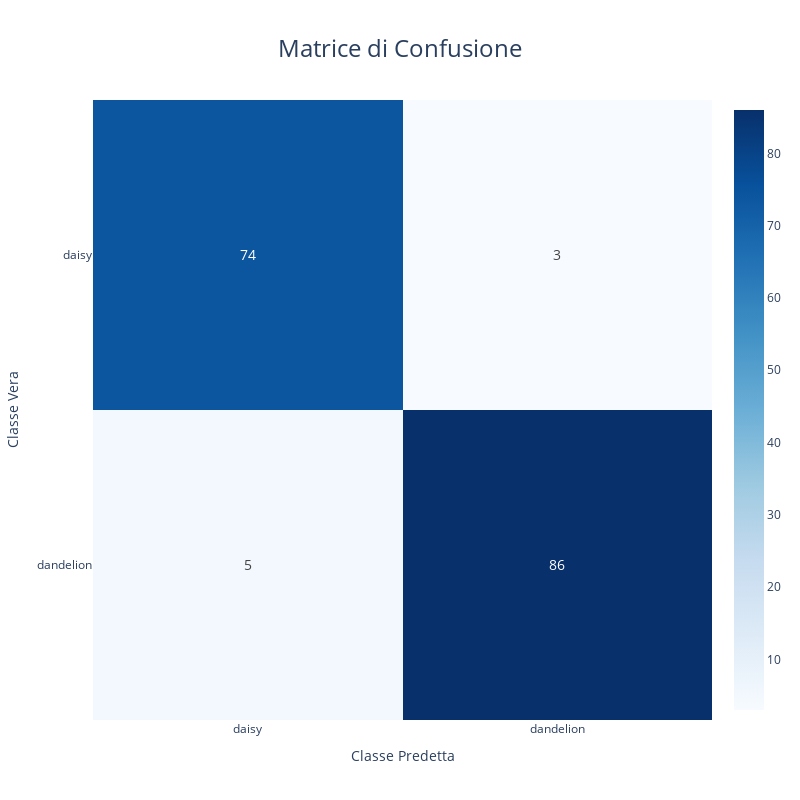

Notebook code for this chart:
### Markdown cell above
### visualize confusion matrix

### Code cell
confusion_matrix, metrics = final_test(model, testloader, criterion)
class_names = trainset.classes
plot_confusion_matrix(confusion_matrix,class_names)

### Figure 1 — Plotly figure (JSON) as saved in the notebook; plotly's stock layout.template omitted (floating-point values rounded to 4 significant figures; data arrays with more than 128 entries replaced by an {"elided": "..."} marker saying what was removed)
{"data": [{"colorscale": [[0, "rgb(247,251,255)"], [0.125, "rgb(222,235,247)"], [0.25, "rgb(198,219,239)"], [0.375, "rgb(158,202,225)"], [0.5, "rgb(107,174,214)"], [0.625, "rgb(66,146,198)"], [0.75, "rgb(33,113,181)"], [0.875, "rgb(8,81,156)"], [1, "rgb(8,48,107)"]], "hoverongaps": false, "hovertemplate": "Vero: %{y}<br>Predetto: %{x}<br>Valore: %{z}<extra></extra>", "text": {"elided": "14x14 int values"}, "textfont": {"size": 14}, "texttemplate": "%{z}", "type": "heatmap", "x": ["daisy", "dandelion"], "y": ["daisy", "dandelion"], "z": {"elided": "14x14 int values"}}], "layout": {"height": 800, "title": {"font": {"size": 24}, "text": "Matrice di Confusione", "x": 0.5, "xanchor": "center", "y": 0.95, "yanchor": "top"}, "width": 800, "xaxis": {"side": "bottom", "title": {"text": "Classe Predetta"}}, "yaxis": {"autorange": "reversed", "title": {"text": "Classe Vera"}}}}
